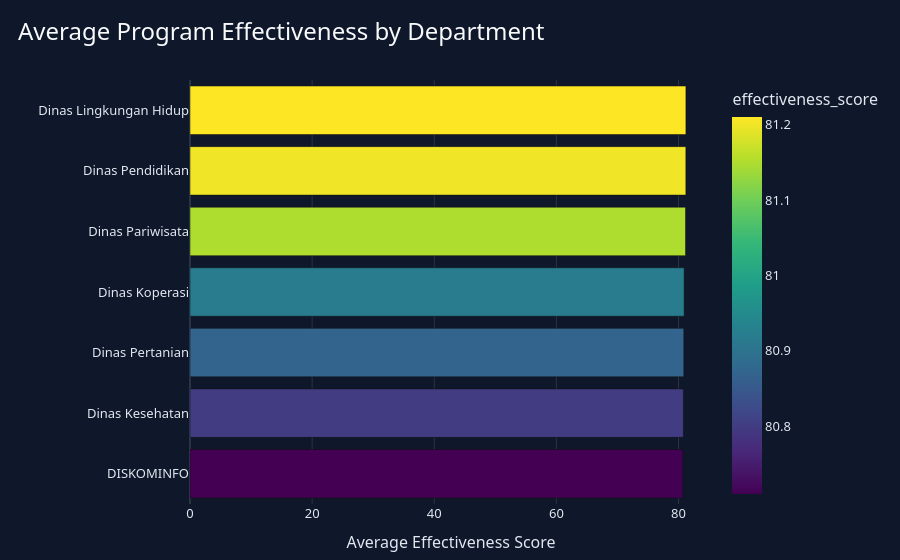

This figure's notebook cell:
### Code cell
# =========================================================
# 6. DEPARTMENT PERFORMANCE RANKING
# =========================================================

department_perf = (
    df.groupby("department")
    .agg({
        "effectiveness_score": "mean",
        "roi_score": "mean",
        "satisfaction_score": "mean"
    })
    .round(2)
    .sort_values("effectiveness_score", ascending=True)
    .reset_index()
)

fig = px.bar(
    department_perf,
    x="effectiveness_score",
    y="department",
    orientation="h",
    title="Average Program Effectiveness by Department",
    color="effectiveness_score",
    color_continuous_scale="Viridis"
)

fig.update_layout(
    **CHART_LAYOUT,
    xaxis_title="Average Effectiveness Score",
    yaxis_title=""
)

fig.show()

# Save screenshot as:
# assets/department-performance-ranking.png

### Figure 1 — Plotly figure (JSON) as saved in the notebook; plotly's stock layout.template omitted (floating-point values rounded to 4 significant figures)
{"data": [{"hovertemplate": "effectiveness_score=%{marker.color}<br>department=%{y}<extra></extra>", "legendgroup": "", "marker": {"color": [80.71, 80.8, 80.87, 80.92, 81.15, 81.2, 81.21], "coloraxis": "coloraxis", "pattern": {"shape": ""}}, "name": "", "orientation": "h", "showlegend": false, "textposition": "auto", "type": "bar", "x": [80.71, 80.8, 80.87, 80.92, 81.15, 81.2, 81.21], "xaxis": "x", "y": ["DISKOMINFO", "Dinas Kesehatan", "Dinas Pertanian", "Dinas Koperasi", "Dinas Pariwisata", "Dinas Pendidikan", "Dinas Lingkungan Hidup"], "yaxis": "y"}], "layout": {"barmode": "relative", "coloraxis": {"colorbar": {"title": {"text": "effectiveness_score"}}, "colorscale": [[0, "#440154"], [0.1111, "#482878"], [0.2222, "#3e4989"], [0.3333, "#31688e"], [0.4444, "#26828e"], [0.5556, "#1f9e89"], [0.6667, "#35b779"], [0.7778, "#6ece58"], [0.8889, "#b5de2b"], [1, "#fde725"]]}, "font": {"color": "#E2E8F0", "family": "Segoe UI", "size": 13}, "legend": {"tracegroupgap": 0}, "margin": {"b": 40, "l": 40, "r": 40, "t": 80}, "paper_bgcolor": "#0F172A", "plot_bgcolor": "#0F172A", "title": {"font": {"color": "#F8FAFC", "size": 24}, "text": "Average Program Effectiveness by Department", "x": 0.02}, "xaxis": {"anchor": "y", "domain": [0, 1], "title": {"text": "Average Effectiveness Score"}}, "yaxis": {"anchor": "x", "domain": [0, 1], "title": {"text": ""}}}}
